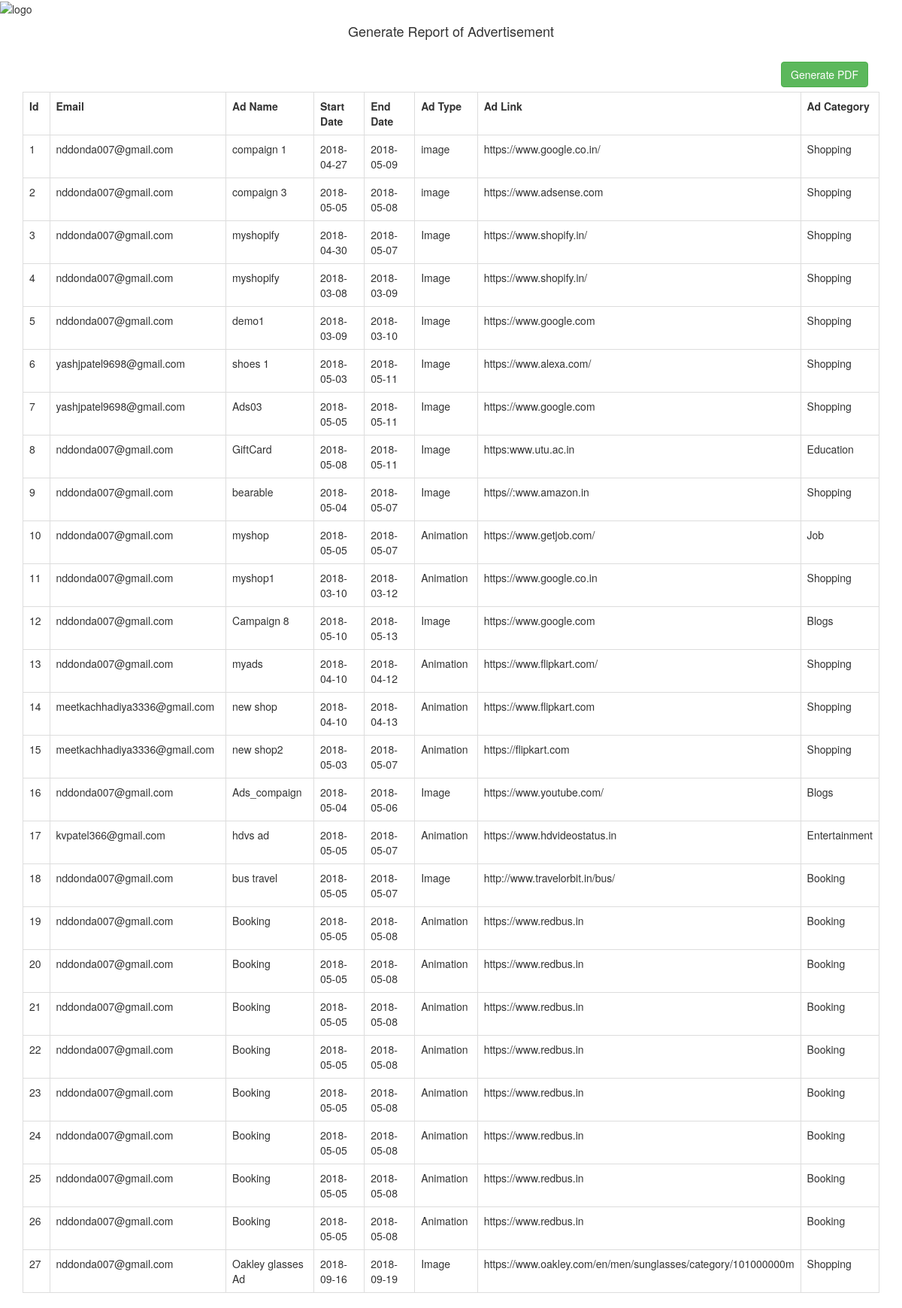
The page /Admin/report_advertisement.php on the database its author committed.
### tables this page shows
CREATE TABLE `advertisement` (
  `advertisement_id` int(11) NOT NULL,
  `u_email` varchar(255) NOT NULL,
  `ads_name` varchar(50) NOT NULL,
  `budget` double NOT NULL,
  `status` varchar(15) NOT NULL,
  `ad_startdate` date NOT NULL,
  `ad_enddate` date NOT NULL,
  `perclick_rate` double NOT NULL,
  `impression_rate` double NOT NULL,
  `perclick_cost` double NOT NULL,
  `ad_type` varchar(10) NOT NULL,
  `ad_size` varchar(10) NOT NULL,
  `ad_file` varchar(100) NOT NULL,
  `ad_link` varchar(250) NOT NULL,
  `ad_category` varchar(15) NOT NULL
);

### Admin/report_advertisement.php (the view, shortened to what this page needs)
<?php
function fetch_data() {
    $output = '';
    $conn = mysqli_connect("localhost", "root", "", "oams_db");
    $sql = "SELECT * FROM advertisement";
    $result = mysqli_query($conn, $sql);
    $i=0;
    while ($row = mysqli_fetch_array($result)) {
        $i=$i+1;
        $output .= '<tr>
                          <td>' . $i . '</td>
                          <td>' . $row["u_email"] . '</td>
                          <td>' . $row["ads_name"] . '</td>
                          <td>' . $row["ad_startdate"] . '</td>
                          <td>' . $row["ad_enddate"] . '</td>
                          <td>' . $row["ad_type"] . '</td>
                          <td>' . $row["ad_link"] . '</td>
                          <td>' . $row["ad_category"] . '</td>
                     </tr>
                          ';
    }
    return $output;
}
?>
<!DOCTYPE html>
<html>
    <head>
        <link rel="stylesheet" href="https://maxcdn.bootstrapcdn.com/bootstrap/3.3.6/css/bootstrap.min.css" />
    </head>
    <body>
        <img src="../logo/logo_adwale.png" alt="logo" />
        <br />
        <div class="container">
            <h4 align="center"> Generate Report of Advertisement</h4><br />
            <div class="table-responsive">
                <div class="col-md-12" align="right">
                    <form method="post">
                        <input type="submit" name="generate_pdf" class="btn btn-success" value="Generate PDF" />
                    </form>
                </div>
                <br/>
                <br/>
                <table class="table table-bordered">
                    <tr>
                        <th width="5%">Id</th>
                        <th width="25%">Email</th>
                        <th width="15%">Ad Name</th>
                        <th width="15%">Start Date</th>
                        <th width="15%">End Date</th>
                        <th width="10%">Ad Type</th>
                        <th width="30%">Ad Link</th>
                        <th width="20%">Ad Category</th>
                    </tr>
                    <?php
                    echo fetch_data();
                    ?>
                </table>
            </div>
        </div>
    </body>
</html>

### rows shown on the page
advertisement: u_email "nddonda007@gmail.com", ads_name "compaign 1", ad_startdate "2018-04-27", ad_enddate "2018-05-09", ad_type "image", ad_link "https://www.google.co.in/", ad_category "Shopping"
advertisement: u_email "nddonda007@gmail.com", ads_name "compaign 3", ad_startdate "2018-05-05", ad_enddate "2018-05-08", ad_type "image", ad_link "https://www.adsense.com", ad_category "Shopping"
advertisement: u_email "nddonda007@gmail.com", ads_name "myshopify", ad_startdate "2018-04-30", ad_enddate "2018-05-07", ad_type "Image", ad_link "https://www.shopify.in/", ad_category "Shopping"
advertisement: u_email "nddonda007@gmail.com", ads_name "myshopify", ad_startdate "2018-03-08", ad_enddate "2018-03-09", ad_type "Image", ad_link "https://www.shopify.in/", ad_category "Shopping"
advertisement: u_email "nddonda007@gmail.com", ads_name "demo1", ad_startdate "2018-03-09", ad_enddate "2018-03-10", ad_type "Image", ad_link "https://www.google.com", ad_category "Shopping"
advertisement: u_email "yashjpatel9698@gmail.com", ads_name "shoes 1", ad_startdate "2018-05-03", ad_enddate "2018-05-11", ad_type "Image", ad_link "https://www.alexa.com/", ad_category "Shopping"
advertisement: u_email "yashjpatel9698@gmail.com", ads_name "Ads03", ad_startdate "2018-05-05", ad_enddate "2018-05-11", ad_type "Image", ad_link "https://www.google.com", ad_category "Shopping"
advertisement: u_email "nddonda007@gmail.com", ads_name "GiftCard", ad_startdate "2018-05-08", ad_enddate "2018-05-11", ad_type "Image", ad_link "https:www.utu.ac.in", ad_category "Education"
advertisement: u_email "nddonda007@gmail.com", ads_name "bearable", ad_startdate "2018-05-04", ad_enddate "2018-05-07", ad_type "Image", ad_link "https//:www.amazon.in", ad_category "Shopping"
advertisement: u_email "nddonda007@gmail.com", ads_name "myshop", ad_startdate "2018-05-05", ad_enddate "2018-05-07", ad_type "Animation", ad_link "https://www.getjob.com/", ad_category "Job"
advertisement: u_email "nddonda007@gmail.com", ads_name "myshop1", ad_startdate "2018-03-10", ad_enddate "2018-03-12", ad_type "Animation", ad_link "https://www.google.co.in", ad_category "Shopping"
advertisement: u_email "nddonda007@gmail.com", ads_name "Campaign 8", ad_startdate "2018-05-10", ad_enddate "2018-05-13", ad_type "Image", ad_link "https://www.google.com", ad_category "Blogs"
advertisement: u_email "nddonda007@gmail.com", ads_name "myads", ad_startdate "2018-04-10", ad_enddate "2018-04-12", ad_type "Animation", ad_link "https://www.flipkart.com/", ad_category "Shopping"
advertisement: u_email "meetkachhadiya3336@gmail.com", ads_name "new shop", ad_startdate "2018-04-10", ad_enddate "2018-04-13", ad_type "Animation", ad_link "https://www.flipkart.com", ad_category "Shopping"
advertisement: u_email "meetkachhadiya3336@gmail.com", ads_name "new shop2", ad_startdate "2018-05-03", ad_enddate "2018-05-07", ad_type "Animation", ad_link "https://flipkart.com", ad_category "Shopping"
advertisement: u_email "nddonda007@gmail.com", ads_name "Ads_compaign", ad_startdate "2018-05-04", ad_enddate "2018-05-06", ad_type "Image", ad_link "https://www.youtube.com/", ad_category "Blogs"
advertisement: u_email "kvpatel366@gmail.com", ads_name "hdvs ad", ad_startdate "2018-05-05", ad_enddate "2018-05-07", ad_type "Animation", ad_link "https://www.hdvideostatus.in", ad_category "Entertainment"
advertisement: u_email "nddonda007@gmail.com", ads_name "bus travel", ad_startdate "2018-05-05", ad_enddate "2018-05-07", ad_type "Image", ad_link "http://www.travelorbit.in/bus/", ad_category "Booking"
advertisement: u_email "nddonda007@gmail.com", ads_name "Booking", ad_startdate "2018-05-05", ad_enddate "2018-05-08", ad_type "Animation", ad_link "https://www.redbus.in", ad_category "Booking"
advertisement: u_email "nddonda007@gmail.com", ads_name "Booking", ad_startdate "2018-05-05", ad_enddate "2018-05-08", ad_type "Animation", ad_link "https://www.redbus.in", ad_category "Booking"
advertisement: u_email "nddonda007@gmail.com", ads_name "Booking", ad_startdate "2018-05-05", ad_enddate "2018-05-08", ad_type "Animation", ad_link "https://www.redbus.in", ad_category "Booking"
advertisement: u_email "nddonda007@gmail.com", ads_name "Booking", ad_startdate "2018-05-05", ad_enddate "2018-05-08", ad_type "Animation", ad_link "https://www.redbus.in", ad_category "Booking"
advertisement: u_email "nddonda007@gmail.com", ads_name "Booking", ad_startdate "2018-05-05", ad_enddate "2018-05-08", ad_type "Animation", ad_link "https://www.redbus.in", ad_category "Booking"
advertisement: u_email "nddonda007@gmail.com", ads_name "Booking", ad_startdate "2018-05-05", ad_enddate "2018-05-08", ad_type "Animation", ad_link "https://www.redbus.in", ad_category "Booking"
advertisement: u_email "nddonda007@gmail.com", ads_name "Booking", ad_startdate "2018-05-05", ad_enddate "2018-05-08", ad_type "Animation", ad_link "https://www.redbus.in", ad_category "Booking"
advertisement: u_email "nddonda007@gmail.com", ads_name "Booking", ad_startdate "2018-05-05", ad_enddate "2018-05-08", ad_type "Animation", ad_link "https://www.redbus.in", ad_category "Booking"
advertisement: u_email "nddonda007@gmail.com", ads_name "Oakley glasses Ad", ad_startdate "2018-09-16", ad_enddate "2018-09-19", ad_type "Image", ad_link "https://www.oakley.com/en/men/sunglasses/category/101000000m", ad_category "Shopping"
